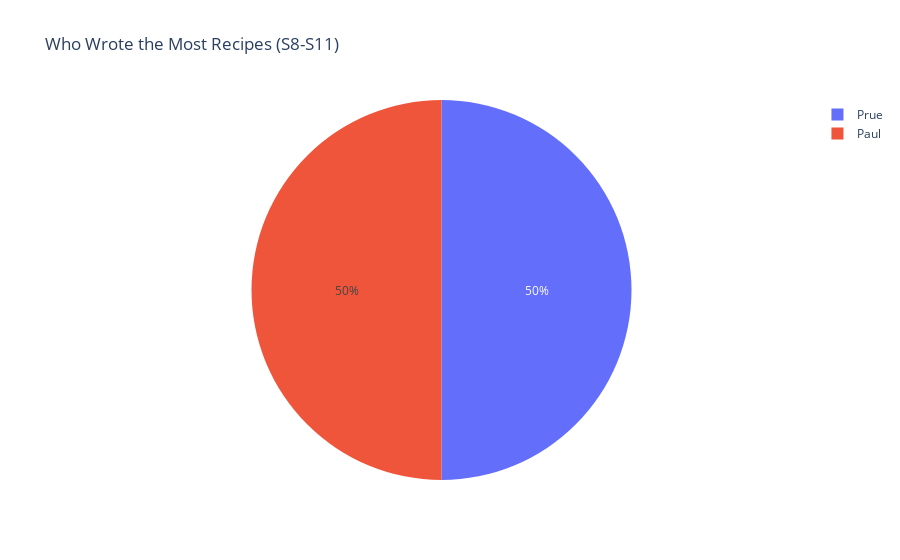

The code cell stored with this chart in its notebook:
### Code cell
fig = px.pie(values=prue_judge_count['Number of Recipes Written'], names=prue_judge_count['Recipe Writer'], title='Who Wrote the Most Recipes (S8-S11)')
fig.show()

### Figure 1 — Plotly figure (JSON) as saved in the notebook; plotly's stock layout.template omitted (floating-point values rounded to 4 significant figures)
{"data": [{"domain": {"x": [0, 1], "y": [0, 1]}, "hovertemplate": "label=%{label}<br>value=%{value}<extra></extra>", "labels": ["Prue", "Paul"], "legendgroup": "", "name": "", "showlegend": true, "type": "pie", "values": [20, 20]}], "layout": {"legend": {"tracegroupgap": 0}, "title": {"text": "Who Wrote the Most Recipes (S8-S11)"}}}
